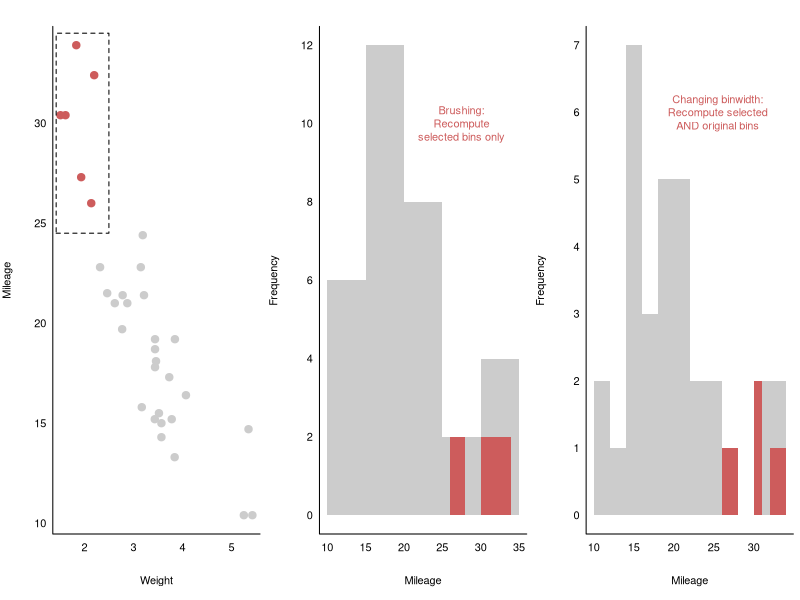

Write the R code that produced this figure.

wt <- mtcars$wt
mpg <- mtcars$mpg

selected <- ((wt < 2.5) & (mpg > 23))
col <- c("grey80", "indianred")[selected + 1]

axis_fun1 <- function() {
  axis(1, tick = FALSE, line = -0.5)
  axis(2, tick = FALSE, las = 1, line = -0.5)
  box(bty = "L")
}

pdf("figure03.pdf", width = 6, height = 3)

par(mfrow = c(1, 3), mar = c(5, 4, 2, 0.5))

plot(wt, mpg, col = col, pch = 19, cex = 1.5,
     axes = FALSE, xlab = "Weight", ylab = "Mileage")
rect(1.425, 24.5, 2.5, 34.5, lty = "dashed")
axis_fun1()

hist(mtcars$mpg, col = "grey80", border = NA, axes = FALSE,
    main = "", xlab = "Mileage")
hist(mtcars$mpg[selected], add = TRUE, col = "indianred", border = NA)
text(27.5, 10, labels = c("Brushing:\nRecompute\nselected bins only"), col = "indianred")
axis_fun1()

hist(mtcars$mpg, breaks = 10, col = "grey80", border = NA, axes = FALSE,
     main = "", xlab = "Mileage")
text(25.5, 6, labels = c("Changing binwidth:\nRecompute selected\nAND original bins"),
     col = "indianred")
hist(mtcars$mpg[selected], breaks = 10, add = TRUE, col = "indianred", border = NA)
axis_fun1()

dev.off()
